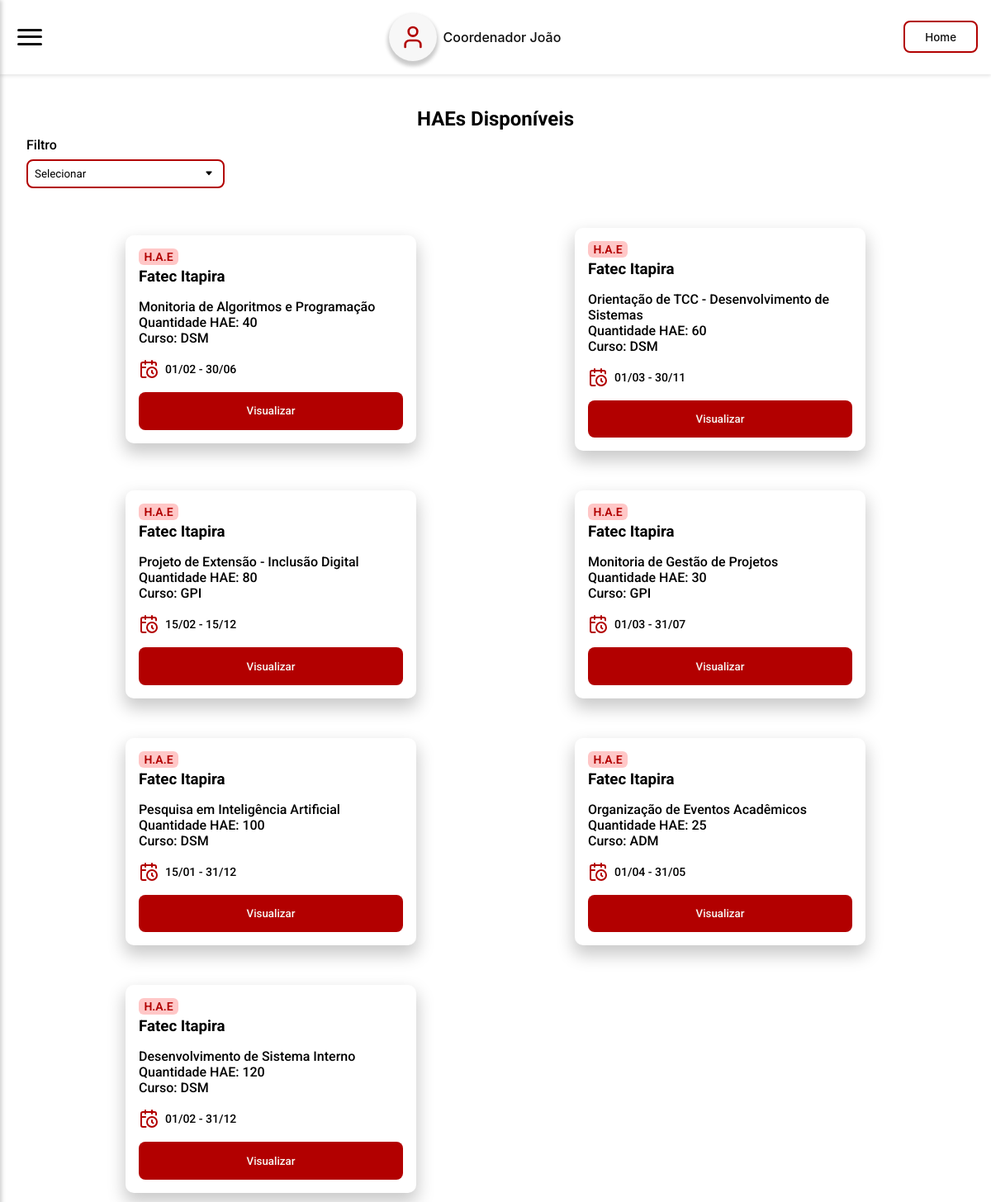
Screenshot of /pages/haes.php (signed in) with the database file from the repository.
### tables this page shows
CREATE TABLE `tb_hae` (
  `id_hae` int NOT NULL,
  `titulo` varchar(60) NOT NULL,
  `tip_hae` varchar(30) NOT NULL,
  `quant_hae` int NOT NULL,
  `descricao` varchar(500) NOT NULL,
  `data_inicio` date NOT NULL,
  `data_final` date NOT NULL
);

### server/model/HAE.php (called while the page is built, shortened)
<?php
include_once __DIR__ . "/Database.php";
class HAE
{
    public Database $db;
    public function __construct($id_hae = null, $titulo = '', $descricao = '', $data_inicio = '', $data_final = '', $quant_hae = 0, $tip_hae = '')
    {
        $this->db = new Database();
        $this->db->connect_to();
    }
    public function getHaes(): array
    {
        $query = "SELECT * FROM tb_hae LIMIT 10";
        $stmt = $this->db->get_PDO()->prepare($query);
        $stmt->execute();
        return $stmt->fetchAll(PDO::FETCH_ASSOC);
    }
}

### server/model/Database.php (called while the page is built, shortened)
<?php
class Database
{
    private string $host = 'localhost';
    private string $db   = 'pi_fatec';
    private string $user = 'root';
    private string $pass = '';
    private string $charset = 'utf8mb4';
    private PDO | null $pdo = null;
    public function connect_to()
    {
        $dsn = "mysql:host={$this->host};dbname={$this->db};charset={$this->charset}";
        try {
            $this->pdo = new PDO($dsn, $this->user, $this->pass);
            $this->pdo->setAttribute(PDO::ATTR_ERRMODE, PDO::ERRMODE_EXCEPTION);
        } catch (PDOException $e) {
            echo "❌ Connection failed: " . $e->getMessage();
        }
    }
    public function is_connected()
    {
        return isset($this->pdo);
    }
    public function get_PDO(): PDO | null
    {
        return $this->is_connected() ? $this->pdo : null;
    }
}

### pages/haes.php (the view, shortened to what this page needs)
<?php
require_once __DIR__ . "/../server/model/HAE.php";
?>
<!DOCTYPE html>
<html lang="pt-br">
<head>
  <link rel="stylesheet" href="../styles/global.css" />
  <link rel="stylesheet" href="../styles/components.css" />
  <link rel="stylesheet" href="../styles/haes.css" />
</head>
<body>
  <header-fatec data-button-title="Home" data-button-href="./home.php"></header-fatec>
  <section>
    <h1>HAEs Disponíveis</h1>
    <form action="<?php echo htmlspecialchars($_SERVER["PHP_SELF"]) ?>" method="get">
      <label for="search" class="search-container">
        Filtro
      </label>
      <select name="filtro" onchange="this.form.submit()">
        <option value="" disabled selected>Selecionar</option>
      </select>
    </form>
    <main>
    <?php
      $haes = new HAE();
      $all_haes = isset($_GET["filtro"]) && $_GET["filtro"] !== "all" ? $haes->getHAEByTip($_GET["filtro"]) : $haes->getHaes();
      foreach ($all_haes as $hae) {
        $data_inicio = date('d/m', strtotime($hae['data_inicio']));
        $data_final = date('d/m', strtotime($hae['data_final']));
        echo "
          <div class='card-hae card-primary'>
              <span class='card-hae-title'>
                  <p class='card-hae-tag'>H.A.E</p>
                  <h3 class=''>Fatec Itapira</h3>
              </span>
              <span class='card-hae-info'>
                  <p>{$hae['titulo']}</p>
                  <p>Quantidade HAE: {$hae['quant_hae']}</p>
                  <p>Curso: {$hae['tip_hae']}</p>
              </span>
              <span class='card-hae-date'>
                  <img src='../public/icons/calendar-clock.svg' alt='calendario' />
                  <p>{$data_inicio} - {$data_final}</p>
              </span>
              <a href='./hae_formulario.php?id={$hae['id_hae']}'>
                  <button
                      class='button-primary'
                      style='
                          --button-color: var(--fatec-red-500);
                          --button-color-hover: var(--fatec-red-400);
                      '
                  >
                      Visualizar
                  </button>
              </a>
          </div>
          ";
      }
      ?>
    </main>
  </section>
</body>
</html>

### styles/global.css (style rules this page uses)
:root { --fatec-red-400: #d32719; --fatec-red-500: #b20000; --fatec-red-700: #7e0000; --fatec-white-500: #f7f7f2; --fatec-dark-500: #0d0d0d; --fatec-gray-500: #666666; --fatec-gray-300: #dadada; --fatec-blue-500: #005c6d; --fatec-blue-700: #004854; --fatec-lightblue-500: #00c1cf; --fatec-lightblue-600: #00d8e8; --sm: 640px; --md: 768px; --lg: 1024px; --xl: 1280px; --2xl: 1536px; --text-xs-font-size: 0.75rem; --text-sm-font-size: 0.875rem; --text-base-font-size: 1rem; --text-lg-font-size: 1.125rem; --text-xl-font-size: 1.25rem; --text-2xl-font-size: 1.5rem; --text-xs-line-height: 1rem; --text-sm-line-height: 1.25rem; --text-base-line-height: 1.5rem; --text-lg-line-height: 1.75rem; --text-xl-line-height: 1.75rem; }
*::before, *::after { box-sizing: border-box; }
* { padding: 0; margin: 0; box-sizing: border-box; }
body { -webkit-font-smoothing: antialiased; -moz-osx-font-smoothing: grayscale; text-rendering: optimizeLegibility !important; }
a { text-decoration: none; }

### styles/components.css (style rules this page uses)
.button-primary { background: var(--button-color); color: var(--fatec-white-500); padding: 0.95rem 1.5rem; border: 0; border-radius: 8px; font-family: "Roboto", sans-serif; font-weight: 500; cursor: pointer; transition: background ease 400ms; }
.card-primary { display: flex; flex-direction: column; box-shadow: 0 10px 20px 2px #00000035; border-radius: 10px; padding: 1rem; font-family: "Roboto", sans-serif; }

### styles/haes.css (style rules this page uses)
section { padding: 2rem; }
section h1 { font-family: "Roboto"; text-align: center; margin: 0.5rem 0; }
select { background: none; border: 2px solid var(--fatec-red-500); border-radius: 8px; padding: 0.5rem; outline: none; font-family: "Roboto", sans-serif; width: 15rem; background-position: calc(100% - 0.75rem) center !important; -moz-appearance: none !important; -webkit-appearance: none !important; appearance: none !important; padding-right: 2rem !important; }
form { display: flex; flex-direction: column; font-family: "Roboto", sans-serif; font-weight: 500; gap: 0.5rem; }
.card-hae { width: 22rem; gap: 1rem; margin: 1rem 0; }
.card-hae-tag { display: flex; align-items: center; justify-content: center; border-radius: 6px; font-size: var(--text-sm-font-size); font-weight: 600; line-height: var(--text-sm-line-height); background: #ff4c4d50; color: var(--fatec-red-500); width: 3rem; }
.card-hae-title { display: inherit; flex-direction: column; gap: 0.2rem; }
.card-hae-info { font-weight: 500; }
.card-hae-date { display: flex; align-items: center; gap: 0.5rem; font-size: var(--text-sm-font-size); font-weight: 500; }
main { display: flex; align-items: center; justify-content: center; flex-direction: column; padding: 2rem; }
main a, button { width: 100%; }

### pages/haes.php (style rules this page uses)
main { display: grid; grid-template-columns: repeat(auto-fit, minmax(440px, 1fr)); justify-items: center; gap: 1rem; }

### rows the page displays
tb_hae: titulo "Monitoria de Algoritmos e Programação", quant_hae "40", tip_hae "DSM", data_inicio "01/02", data_final "30/06"
tb_hae: titulo "Orientação de TCC - Desenvolvimento de Sistemas", quant_hae "60", tip_hae "DSM", data_inicio "01/03", data_final "30/11"
tb_hae: titulo "Projeto de Extensão - Inclusão Digital", quant_hae "80", tip_hae "GPI", data_inicio "15/02", data_final "15/12"
tb_hae: titulo "Monitoria de Gestão de Projetos", quant_hae "30", tip_hae "GPI", data_inicio "01/03", data_final "31/07"
tb_hae: titulo "Pesquisa em Inteligência Artificial", quant_hae "100", tip_hae "DSM", data_inicio "15/01", data_final "31/12"
tb_hae: titulo "Organização de Eventos Acadêmicos", quant_hae "25", tip_hae "ADM", data_inicio "01/04", data_final "31/05"
tb_hae: titulo "Desenvolvimento de Sistema Interno", quant_hae "120", tip_hae "DSM", data_inicio "01/02", data_final "31/12"
